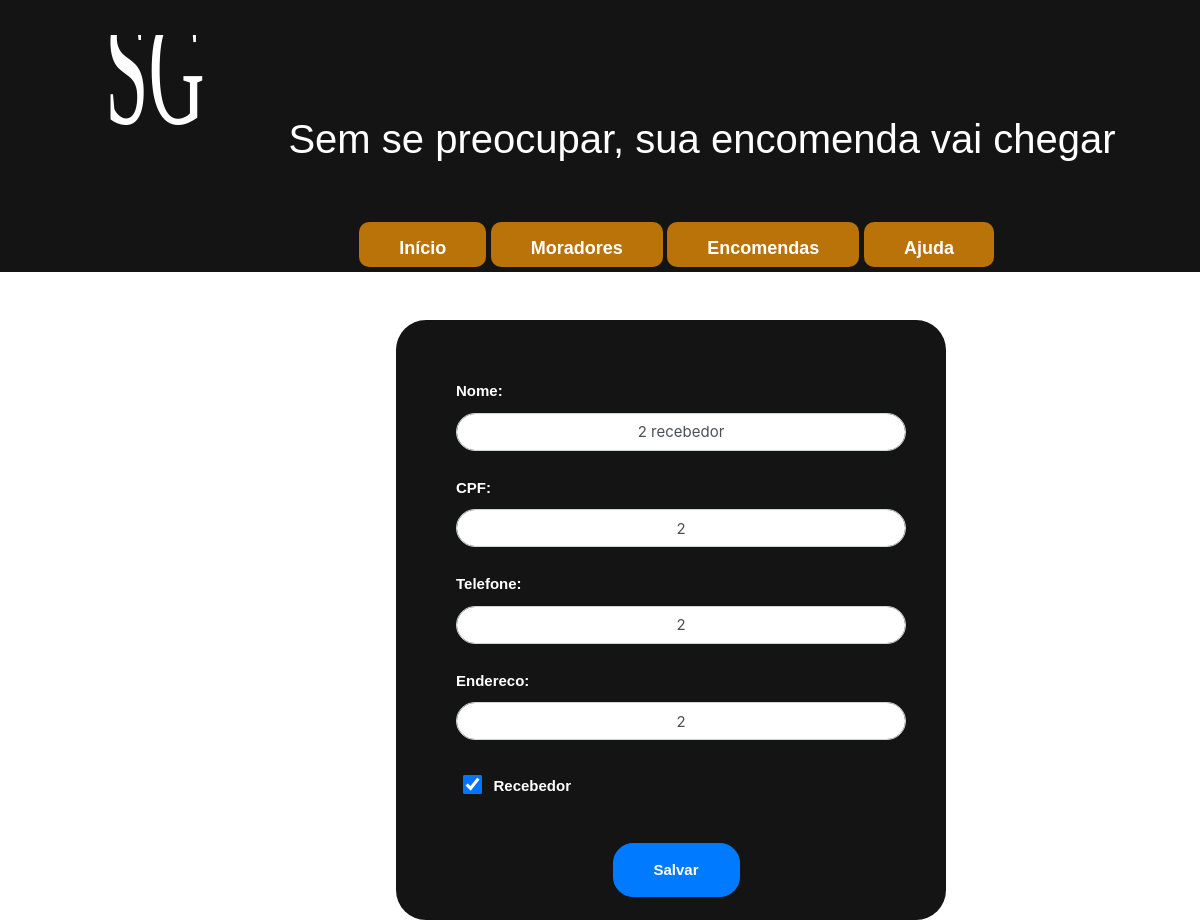
The page /pages/moradores/editar/formEditar.php?id=2 on the database its author committed.
### tables this page shows
CREATE TABLE morador (
	
	id 			INT 			NOT NULL AUTO_INCREMENT,	
	nome 		VARCHAR(50) 	NOT NULL,
	cpf 		VARCHAR(14)	 	NOT NULL UNIQUE,
	telefone 	VARCHAR(20)		NOT NULL,
	endereco	VARCHAR(100)	NOT NULL,
	recebe 		INT 			NOT NULL,
	excluido 	INT 			NOT NULL,
	senha 		VARCHAR(8) 		NOT NULL,
	PRIMARY KEY (id)	
);

### routers.php (called while the page is built, shortened)
<?php
$bootstrap_css_path = "/SGE/src/public/bootstrap/css/bootstrap.min.css";
?>

### database/funcoes_gerais.php (called while the page is built, shortened)
<?php
class Funcoes_gerais {
	private $conn;
	public function __construct($db) {
		$this->conn = $db;
	}
    public function lerRegistros($nomeTabela, $parametros = null, $fields = '*') {
        $query = "SELECT {$fields} FROM {$nomeTabela} {$parametros}";
        $result = $this->conn->query($query);
		$data = array();
        if($result->rowCount() == 0) {
			return false;
		}
		else {
			foreach($result as $res) {
				$data = &$res;
			}
		}
		return $data;
	}
}
?>

### pages/moradores/editar/formEditar.php (the view, shortened to what this page needs)
<?php
include_once("../../../routers.php");
include_once("../../../template/top.php");
include_once("../../../database/funcoes_gerais.php");
if(isset($_GET['id'])){
	$database = new Database();
	$db = $database->getConnection();
	$funcoesBanco = new Funcoes_gerais($db);
	$parametros = "WHERE id = {$_GET['id']}";
	$morador = $funcoesBanco-> lerRegistros('morador', $parametros, "*");
	$recebedor = $morador['recebe'] == 1 ? "checked" : "";
}elseif (isset($_POST['cpf'])) {
}
?>
<!DOCTYPE html>
<html lang="pt-br">
	<head>
	</head>
	<body>
	<link rel="stylesheet" href="<?php echo $bootstrap_css_path ?>">
	<link rel="stylesheet" href="./formEditar.css">
		<form class="formEditar" action="backEditarMorador.php" method="POST">
			<div class="form-group">
				<label for="input_nome">Nome:</label>
				<input id="input_nome" class="form-control" type="text" name="nomeMoradorEdicao" value="<?php echo($morador['nome']);?>">
			</div>
			<div class="form-group">
				<label for="input_cpf">CPF:</label>
				<input id="input_cpf" class="form-control" type="text" name="cpfMoradorEdicao" value="<?php echo($morador['cpf']);?>" placeholder="CPF">
			</div>
			<div class="form-group">
				<label for="input_telefone">Telefone:</label>
				<input id="input_telefone" class="form-control" type="text" name="telefoneMoradorEdicao" value="<?php echo($morador['telefone']);?>" placeholder="Telefone">
			</div>
			<div class="form-group">
				<label for="input_endereco">Endereco:</label>
				<input id="input_endereco" class="form-control"type="text" name="enderecoMoradorEdicao" value="<?php echo($morador['endereco']);?>" placeholder="Endereço">
			</div>
			<div>
				<input id="checkbox_recebedor" type="checkbox" <?php echo($recebedor);?> name="recebedorMoradorEdicao">
				<label for="checkbox_recebedor">Recebedor</label>
			</div>
			<div class="links_btn">
				<button id="botaoSalvar" type="submit" class="btn btn-primary">Salvar</button>
			</div>
		</form>
	</body>
</html>

### public/css/top.css (style rules this page uses)
body { background-color: rgba(255,255,255,1); }

### pages/moradores/editar/formEditar.css (style rules this page uses)
.formEditar { width: 550px; height: 600px; margin: 4% 50px 0px 33%; padding: 50px; background-color: rgba(20,20,20,1); border-radius: 30px; }
.formEditar input[type="text"] { width: 450px; margin: 10px 0px 0px 10px; padding: 10px 0px; line-height: 17px; font-size: 15px; border-radius: 30px; text-align: center; }
.formEditar input[type="text"]::placeholder { text-align: center; }
.formEditar input[type="checkbox"] { margin: 22px 0px 0px 20px; transform: scale(1.5); }
label { color: white; font-family: Arial; font-size: 15px; font-weight: bold; margin: 10px 0px 0px 10px; }
#botaoSalvar { position: relative; overflow: hidden; font-family: Arial; font-size: 15px; font-weight: bold; margin: 10% 0px 0px 37%; padding: 15px 40px; border-radius: 20px; }

### rows shown on the page
morador: nomeMoradorEdicao "2 recebedor", cpfMoradorEdicao "2", telefoneMoradorEdicao "2", enderecoMoradorEdicao "2"
